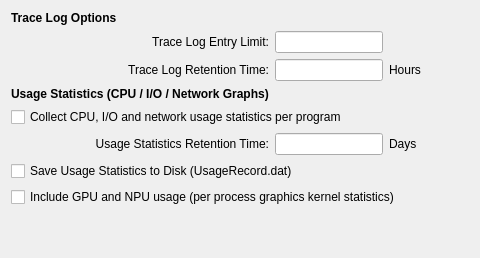
       <widget class="QWidget" name="tabAdvanced">
        <attribute name="title">
         <string>Advanced</string>
        </attribute>
        <layout class="QGridLayout" name="gridLayout_14">
         <item row="0" column="0">
          <layout class="QGridLayout" name="gridLayout_13">
           <item row="2" column="0">
            <widget class="QLabel" name="label_12">
             <property name="text">
              <string>Trace Log Retention Time:</string>
             </property>
             <property name="alignment">
              <set>Qt::AlignmentFlag::AlignRight|Qt::AlignmentFlag::AlignTrailing|Qt::AlignmentFlag::AlignVCenter</set>
             </property>
            </widget>
           </item>
           <item row="1" column="0">
            <widget class="QLabel" name="label_11">
             <property name="text">
              <string>Trace Log Entry Limit:</string>
             </property>
             <property name="alignment">
              <set>Qt::AlignmentFlag::AlignRight|Qt::AlignmentFlag::AlignTrailing|Qt::AlignmentFlag::AlignVCenter</set>
             </property>
            </widget>
           </item>
           <item row="9" column="2">
            <spacer name="horizontalSpacer_9">
             <property name="orientation">
              <enum>Qt::Orientation::Horizontal</enum>
             </property>
             <property name="sizeHint" stdset="0">
              <size>
               <width>40</width>
               <height>20</height>
              </size>
             </property>
            </spacer>
           </item>
           <item row="4" column="0">
            <widget class="QLabel" name="lblUsage">
             <property name="font">
              <font>
               <bold>true</bold>
               <kerning>true</kerning>
              </font>
             </property>
             <property name="text">
              <string>Usage Statistics (CPU / I/O / Network Graphs)</string>
             </property>
            </widget>
           </item>
           <item row="5" column="0" colspan="3">
            <widget class="QCheckBox" name="chkUsageStats">
             <property name="text">
              <string>Collect CPU, I/O and network usage statistics per program</string>
             </property>
            </widget>
           </item>
           <item row="6" column="0">
            <widget class="QLabel" name="lblUsageRetention">
             <property name="text">
              <string>Usage Statistics Retention Time:</string>
             </property>
             <property name="alignment">
              <set>Qt::AlignmentFlag::AlignRight|Qt::AlignmentFlag::AlignTrailing|Qt::AlignmentFlag::AlignVCenter</set>
             </property>
            </widget>
           </item>
           <item row="6" column="1">
            <widget class="QLineEdit" name="txtUsageRetention"/>
           </item>
           <item row="6" column="2">
            <widget class="QLabel" name="lblUsageDays">
             <property name="text">
              <string>Days</string>
             </property>
            </widget>
           </item>
           <item row="7" column="0" colspan="3">
            <widget class="QCheckBox" name="chkUsageRecord">
             <property name="text">
              <string>Save Usage Statistics to Disk (UsageRecord.dat)</string>
             </property>
            </widget>
           </item>
           <item row="8" column="0" colspan="3">
            <widget class="QCheckBox" name="chkUsageGpu">
             <property name="text">
              <string>Include GPU and NPU usage (per process graphics kernel statistics)</string>
             </property>
            </widget>
           </item>
           <item row="2" column="1">
            <widget class="QLineEdit" name="txtLogRetention"/>
           </item>
           <item row="0" column="0">
            <widget class="QLabel" name="lblLogging">
             <property name="font">
              <font>
               <bold>true</bold>
               <kerning>true</kerning>
              </font>
             </property>
             <property name="text">
              <string>Trace Log Options</string>
             </property>
            </widget>
           </item>
           <item row="2" column="2">
            <widget class="QLabel" name="label_2">
             <property name="text">
              <string>Hours</string>
             </property>
            </widget>
           </item>
           <item row="1" column="1">
            <widget class="QLineEdit" name="txtLogLimit"/>
           </item>
           <item row="9" column="0">
            <spacer name="verticalSpacer_7">
             <property name="orientation">
              <enum>Qt::Orientation::Vertical</enum>
             </property>
             <property name="sizeHint" stdset="0">
              <size>
               <width>20</width>
               <height>40</height>
              </size>
             </property>
            </spacer>
           </item>
           <item row="9" column="3">
            <spacer name="horizontalSpacer_8">
             <property name="orientation">
              <enum>Qt::Orientation::Horizontal</enum>
             </property>
             <property name="sizeHint" stdset="0">
              <size>
               <width>40</width>
               <height>20</height>
              </size>
             </property>
            </spacer>
           </item>
          </layout>
         </item>
        </layout>
       </widget>
